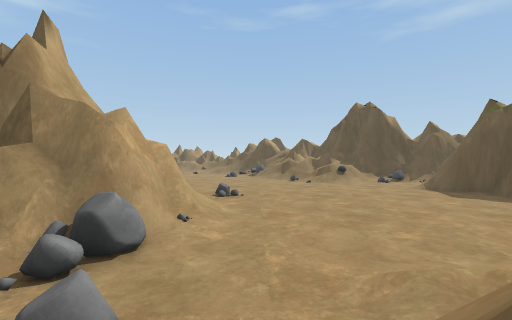
view 1 (above)

17 first-person views from a walk through a scene from a Unity 3-D project. The camera is 1.2 m above the floor, looks level and sees 90° across. The floor is counted in squares, 2 m on a side. Each view is taken from the middle of a square. On the plan, view 1 faces up. The plan holds only what a view shows up to about 9 squares ahead; the rest is blank. The place goes on beyond the plan. Some surface patterns are stand-ins.

view 2
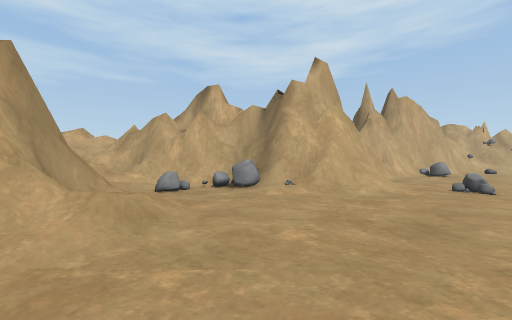

view 3
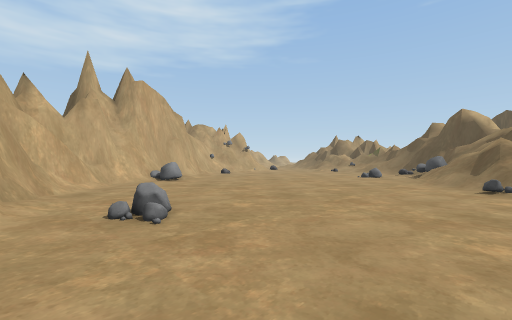

view 4
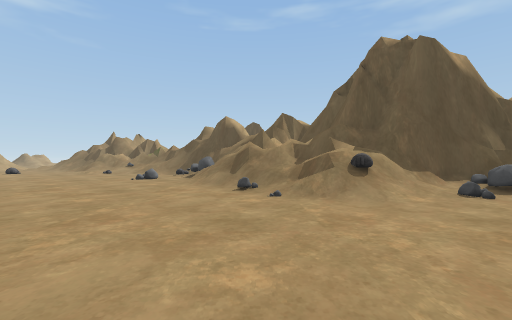

view 5
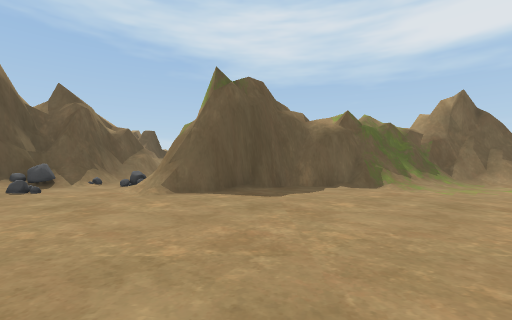

view 6
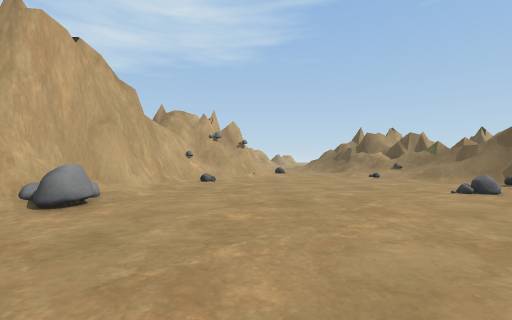

view 7
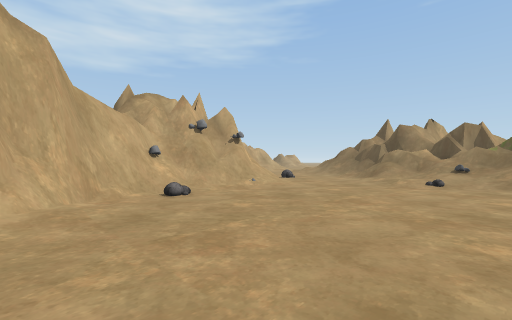

view 8
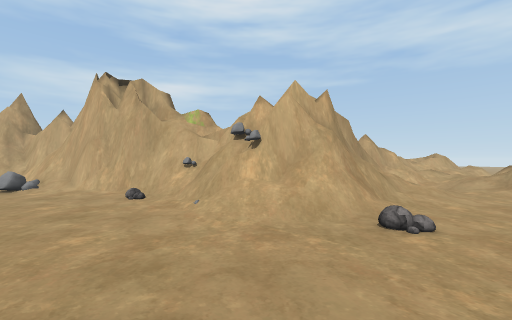

view 9
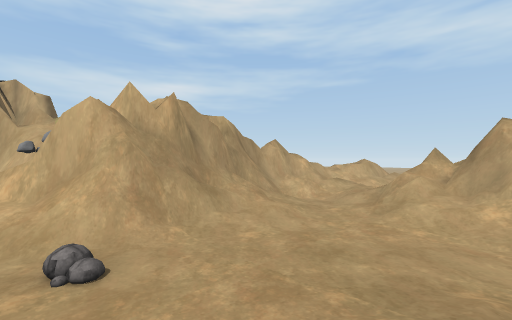

view 10
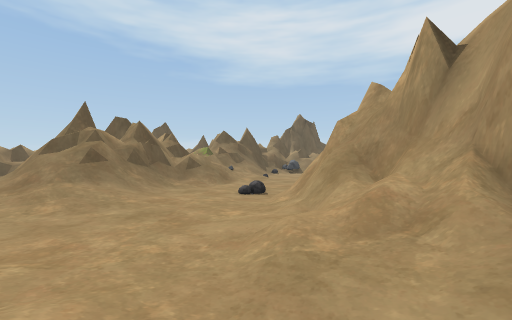

view 11
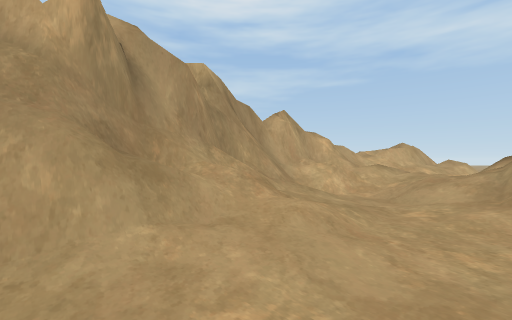

view 12
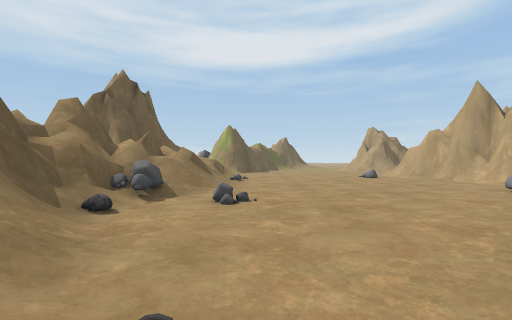

view 13
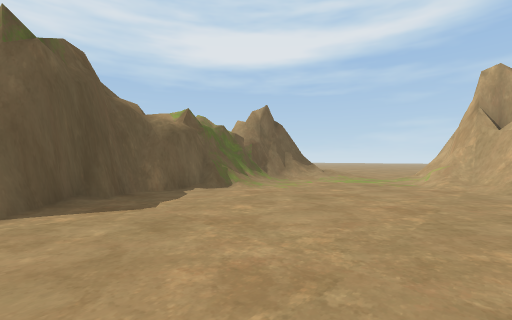

view 14
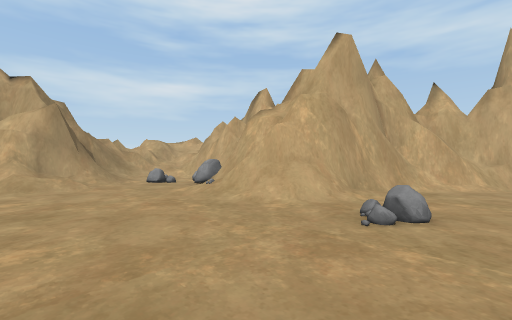

view 15
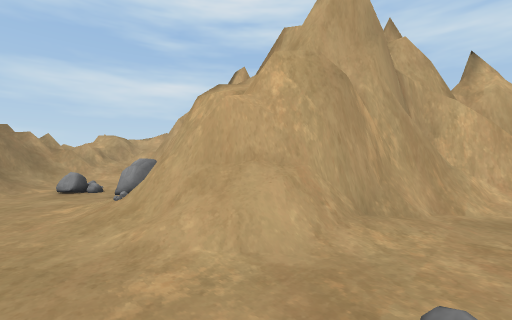

view 16
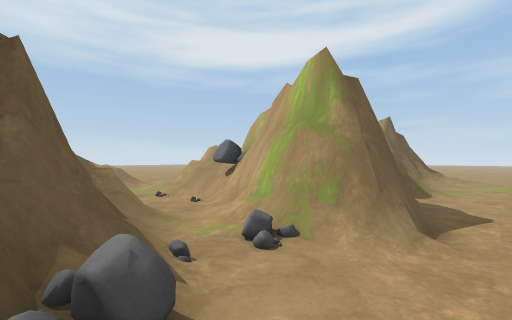

view 17
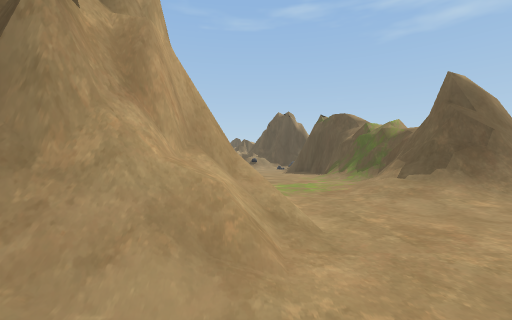

### Floor plan
Key: @ floor where view 1 was taken; # wall or solid block; . main floor; : floor 2 m higher than the main floor; / step, stairs or slope; = window, fence, low wall or low ledge; ^ raised ledge; O other object.
Columns run from 19 left of view 1 to 9 right of it. Each row starts with its distance up from view 1.
 23           /^###
 22          //=#####
 21     =#/..///#####
 20     #=/.../////#==#
 19    =##/......////==#
 18 /////////.....////=##=
 17 ##//////=#=/....../####
 16 = ////#####//......==###
 15    =###  ###/.....=//###
 14          ##=.......//=####
 13          ###/......./#==####
 12          ###/.........////###
 11            ##/......../O/==##
 10             #/=............./
  9             ##...........###/
  8              #/..........####
  7              ##/..=.......###
  6               ####........##^
  5                ####.......##
  4                ####.......=##
  3                ###......../#
  2                ##=..//..../#
  1               ###/=/##/../=##
  0               ###//@###/.//##
 -1                #===## #/.///
 -2               =##:=#  #=...
 -3               ###=#  ##/..
 -4                       #/.
 -5                        .

Where each view was taken, in squares from view 1:
view 1: 0 up, 0 right, facing up
view 2: 3 up, 4 right, facing left
view 3: 6 up, 2 right, facing up-left
view 4: 7 up, 2 right, facing up
view 5: 7 up, 1 right, facing right
view 6: 9 up, 1 left, facing up-left
view 7: 11 up, 3 left, facing up-left
view 8: 19 up, 5 left, facing down-left
view 9: 21 up, 8 left, facing down-left
view 10: 18 up, 14 left, facing right
view 11: 19 up, 10 left, facing down-left
view 12: 18 up, 5 left, facing down-right
view 13: 8 up, 2 right, facing down-right
view 14: 8 up, 2 right, facing down-left
view 15: 7 up, 0 right, facing down-left
view 16: 12 up, 5 right, facing down-right
view 17: 5 down, 4 right, facing up
